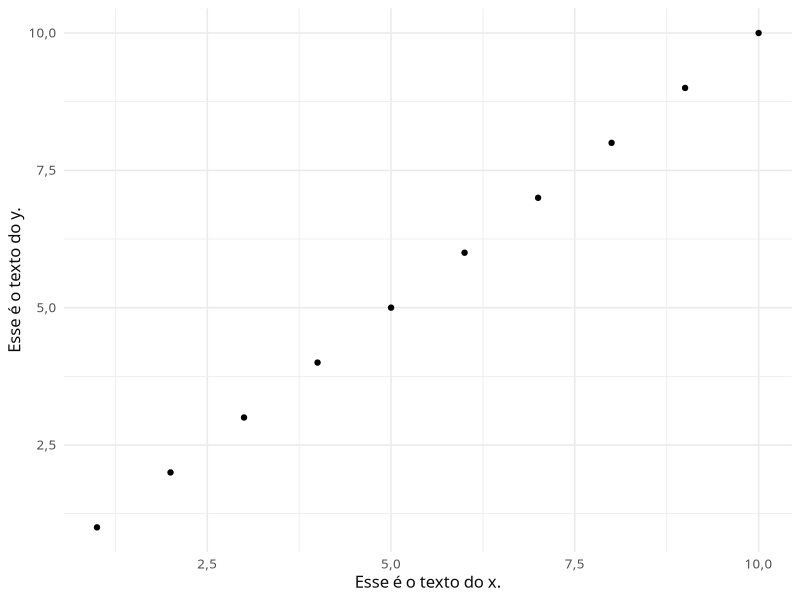

R code for this plot: (Note: this script raises an error after producing the figure.)
## ---- chunk 1
#options(xtable.comment = FALSE)

knitr::opts_chunk$set(echo = F, message = F, comment = F, warning = F, fig.height = 5, fig.width = 9)
options(OutDec = ',')
#options(knitr.table.format = 'markdown')
## ---- chunk 2
library(tidyverse)

if (!knitr:::is_html_output()){
  
  knit_print.data.frame = function(x, ...) {
    
    res <- capture.output(x %>%
          xtable::xtable(...) %>%
          print(type = 'latex', tabular.enviroment = 'longtable', comment = F, include.rownames = F))

    res %>%
      paste0(collapse = '\n') %>%
      stringr::str_replace_all(stringr::fixed("{table}[ht]"), "{table}[H]") %>% 
      knitr::asis_output()
  }

  kable = knit_print.data.frame
  
  # theme if Latex
  {theme_minimal(12) +
    theme(text = element_text(family = "sf",colour = '#0c0c0c', face = 'plain'))} %>% 
    theme_set()
  
} else {
  kable <- knitr::kable
  
  #' Theme if html
  {theme_minimal(15)+
      theme(text = element_text(family = "helvetica", colour = '#3a3a3a', face = 'plain'))} %>% 
      theme_set()
}

## ---- chunk 3
qplot(1:10, 1:10) + 
  labs(x = "Esse é o texto do x.", y = "Esse é o texto do y.")
## ---- chunk 4
knitr::include_graphics('imgs/logo_abj.png', dpi = NA)
## ---- chunk 5
mtcars %>% 
  head(5) %>% 
  kable(caption = "Essa é uma tabela.")
